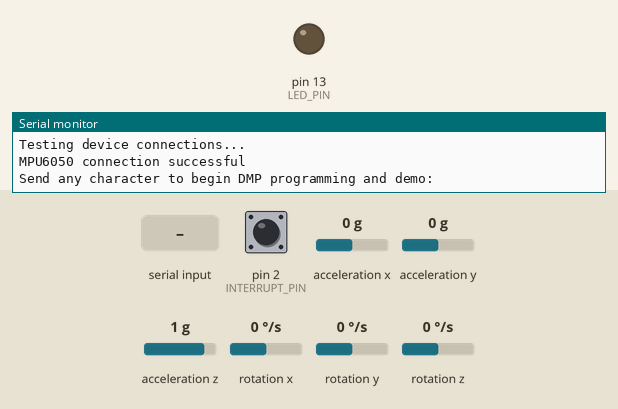
A sketch run on a simulated Arduino Leonardo, built with avr-gcc and run on an emulated ATmega32U4. Shown: output pins drawn as LEDs (lit = HIGH), the last lines printed to the serial monitor. The inputs (shaded band) are chosen by the test bench; at power-on: pin 2 (INTERRUPT_PIN) LOW, acceleration x 0 g, acceleration y 0 g, acceleration z 1 g, rotation x 0 °/s, rotation y 0 °/s, rotation z 0 °/s. The sensor or clock chip raises its interrupt line as the real part does.

Above: at 1.1 s.
1.2 s: "1\n" received over Serial
At 23.1 s:
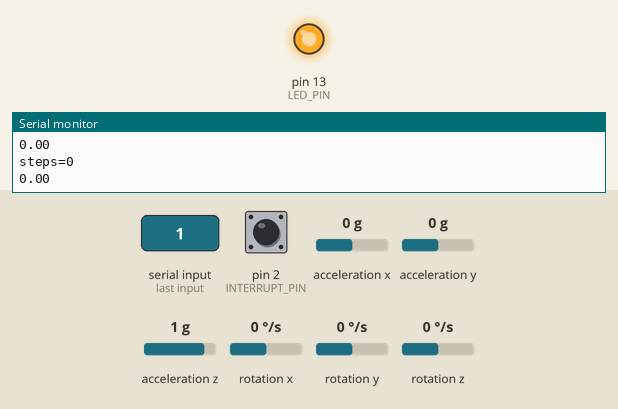
Timing chart, 0 to 23.6 s (numbered marks = the images above; inputs shaded):
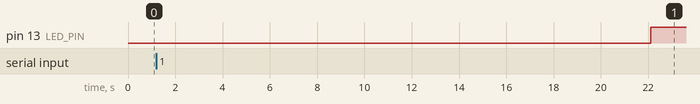

The sketch:

MPU6050_DMP6_com_podometro.ino
```cpp
// I2C device class (I2Cdev) demonstration Arduino sketch for MPU6050 class using DMP (MotionApps v2.0)
// 6/21/2012 by Jeff Rowberg <jeff@rowberg.net>
// Updates should (hopefully) always be available at https://github.com/jrowberg/i2cdevlib
//
// Changelog:
//      2019-07-08 - Added Auto Calibration and offset generator
//		   - and altered FIFO retrieval sequence to avoid using blocking code
//      2016-04-18 - Eliminated a potential infinite loop
//      2013-05-08 - added seamless Fastwire support
//                 - added note about gyro calibration
//      2012-06-21 - added note about Arduino 1.0.1 + Leonardo compatibility error
//      2012-06-20 - improved FIFO overflow handling and simplified read process
//      2012-06-19 - completely rearranged DMP initialization code and simplification
//      2012-06-13 - pull gyro and accel data from FIFO packet instead of reading directly
//      2012-06-09 - fix broken FIFO read sequence and change interrupt detection to RISING
//      2012-06-05 - add gravity-compensated initial reference frame acceleration output
//                 - add 3D math helper file to DMP6 example sketch
//                 - add Euler output and Yaw/Pitch/Roll output formats
//      2012-06-04 - remove accel offset clearing for better results (thanks Sungon Lee)
//      2012-06-01 - fixed gyro sensitivity to be 2000 deg/sec instead of 250
//      2012-05-30 - basic DMP initialization working

/* ============================================
I2Cdev device library code is placed under the MIT license
Copyright (c) 2012 Jeff Rowberg

Permission is hereby granted, free of charge, to any person obtaining a copy
of this software and associated documentation files (the "Software"), to deal
in the Software without restriction, including without limitation the rights
to use, copy, modify, merge, publish, distribute, sublicense, and/or sell
copies of the Software, and to permit persons to whom the Software is
furnished to do so, subject to the following conditions:

The above copyright notice and this permission notice shall be included in
all copies or substantial portions of the Software.

THE SOFTWARE IS PROVIDED "AS IS", WITHOUT WARRANTY OF ANY KIND, EXPRESS OR
IMPLIED, INCLUDING BUT NOT LIMITED TO THE WARRANTIES OF MERCHANTABILITY,
FITNESS FOR A PARTICULAR PURPOSE AND NONINFRINGEMENT. IN NO EVENT SHALL THE
AUTHORS OR COPYRIGHT HOLDERS BE LIABLE FOR ANY CLAIM, DAMAGES OR OTHER
LIABILITY, WHETHER IN AN ACTION OF CONTRACT, TORT OR OTHERWISE, ARISING FROM,
OUT OF OR IN CONNECTION WITH THE SOFTWARE OR THE USE OR OTHER DEALINGS IN
THE SOFTWARE.
===============================================
*/

// I2Cdev and MPU6050 must be installed as libraries, or else the .cpp/.h files
// for both classes must be in the include path of your project
#include "I2Cdev.h"

#include "MPU6050_6Axis_MotionApps20.h"
//#include "MPU6050.h" // not necessary if using MotionApps include file

// Arduino Wire library is required if I2Cdev I2CDEV_ARDUINO_WIRE implementation
// is used in I2Cdev.h
#if I2CDEV_IMPLEMENTATION == I2CDEV_ARDUINO_WIRE
    #include "Wire.h"
#endif

// class default I2C address is 0x68
// specific I2C addresses may be passed as a parameter here
// AD0 low = 0x68 (default for SparkFun breakout and InvenSense evaluation board)
// AD0 high = 0x69
MPU6050 mpu;
//MPU6050 mpu(0x69); // <-- use for AD0 high

/* =========================================================================
   NOTE: In addition to connection 3.3v, GND, SDA, and SCL, this sketch
   depends on the MPU-6050's INT pin being connected to the Arduino's
   external interrupt #0 pin. On the Arduino Uno and Mega 2560, this is
   digital I/O pin 2.
 * ========================================================================= */

/* =========================================================================
   NOTE: Arduino v1.0.1 with the Leonardo board generates a compile error
   when using Serial.write(buf, len). The Teapot output uses this method.
   The solution requires a modification to the Arduino USBAPI.h file, which
   is fortunately simple, but annoying. This will be fixed in the next IDE
   release. For more info, see these links:

   http://arduino.cc/forum/index.php/topic,109987.0.html
   http://code.google.com/p/arduino/issues/detail?id=958
 * ========================================================================= */


// uncomment "OUTPUT_READABLE_QUATERNION" if you want to see the actual
// quaternion components in a [w, x, y, z] format (not best for parsing
// on a remote host such as Processing or something though)
//#define OUTPUT_READABLE_QUATERNION

// uncomment "OUTPUT_READABLE_EULER" if you want to see Euler angles
// (in degrees) calculated from the quaternions coming from the FIFO.
// Note that Euler angles suffer from gimbal lock (for more info, see
// http://en.wikipedia.org/wiki/Gimbal_lock)
//#define OUTPUT_READABLE_EULER

// uncomment "OUTPUT_READABLE_YAWPITCHROLL" if you want to see the yaw/
// pitch/roll angles (in degrees) calculated from the quaternions coming
// from the FIFO. Note this also requires gravity vector calculations.
// Also note that yaw/pitch/roll angles suffer from gimbal lock (for
// more info, see: http://en.wikipedia.org/wiki/Gimbal_lock)
//#define OUTPUT_READABLE_YAWPITCHROLL

// uncomment "OUTPUT_READABLE_REALACCEL" if you want to see acceleration
// components with gravity removed. This acceleration reference frame is
// not compensated for orientation, so +X is always +X according to the
// sensor, just without the effects of gravity. If you want acceleration
// compensated for orientation, us OUTPUT_READABLE_WORLDACCEL instead.
//#define OUTPUT_READABLE_REALACCEL

// uncomment "OUTPUT_READABLE_WORLDACCEL" if you want to see acceleration
// components with gravity removed and adjusted for the world frame of
// reference (yaw is relative to initial orientation, since no magnetometer
// is present in this case). Could be quite handy in some cases.
//#define OUTPUT_READABLE_WORLDACCEL

// uncomment "OUTPUT_TEAPOT" if you want output that matches the
// format used for the InvenSense teapot demo
//#define OUTPUT_TEAPOT

// ESTA LINHA ATIVA O PODOMETRO
#define OUTPUT_PEDO


#define INTERRUPT_PIN 2  // use pin 2 on Arduino Uno & most boards
#define LED_PIN 13 // (Arduino is 13, Teensy is 11, Teensy++ is 6)
bool blinkState = false;

// MPU control/status vars
bool dmpReady = false;  // set true if DMP init was successful
uint8_t mpuIntStatus;   // holds actual interrupt status byte from MPU
uint8_t devStatus;      // return status after each device operation (0 = success, !0 = error)
uint16_t packetSize;    // expected DMP packet size (default is 42 bytes)
uint16_t fifoCount;     // count of all bytes currently in FIFO
uint8_t fifoBuffer[64]; // FIFO storage buffer

// orientation/motion vars
Quaternion q;           // [w, x, y, z]         quaternion container
VectorInt16 aa;         // [x, y, z]            accel sensor measurements
VectorInt16 aaReal;     // [x, y, z]            gravity-free accel sensor measurements
VectorInt16 aaWorld;    // [x, y, z]            world-frame accel sensor measurements
VectorFloat gravity;    // [x, y, z]            gravity vector
float euler[3];         // [psi, theta, phi]    Euler angle container
float ypr[3];           // [yaw, pitch, roll]   yaw/pitch/roll container and gravity vector

// packet structure for InvenSense teapot demo
uint8_t teapotPacket[14] = { '$', 0x02, 0,0, 0,0, 0,0, 0,0, 0x00, 0x00, '\r', '\n' };


float threshhold=80.0;

float xval[100]={0};
float yval[100]={0};
float zval[100]={0};
float xavg;
float yavg;
float zavg;
int steps,flag=0;
// ================================================================
// ===               INTERRUPT DETECTION ROUTINE                ===
// ================================================================

volatile bool mpuInterrupt = false;     // indicates whether MPU interrupt pin has gone high
void dmpDataReady() {
    mpuInterrupt = true;
}
// ================================================================
// ===               INTERRUPT DETECTION ROUTINE                ===
// ================================================================

void calibrate(){
  digitalWrite(2,HIGH);
  float sum=0;
  float sum1=0;
  float sum2=0;

  for (int i=0;i<100;i++){
  xval[i]=float(aaReal.x);
  sum=xval[i]+sum;
  }

  delay(100);
  xavg=sum/100.0;
  Serial.println(xavg);
  for (int j=0;j<100;j++){
  xval[j]=float(aaReal.x); //y?
  sum1=xval[j]+sum1;
  }

  yavg=sum1/100.0;
  Serial.println(yavg);
  delay(100);
  for (int i=0;i<100;i++){
  zval[i]=float(aaReal.z);
  sum2=zval[i]+sum2;
  }

  zavg=sum2/100.0;
  delay(100);
  Serial.println(zavg);
  digitalWrite(2,LOW);
}

// ================================================================
// ===                      INITIAL SETUP                       ===
// ================================================================

void setup() {

    //pinMode(INTERRUPT_PIN,OUTPUT);
     // pinMode(gnd,OUTPUT);
     //digitalWrite(INTERRUPT_PIN,HIGH);
     // digitalWrite(gnd,LOW);
     // pinMode(4,OUTPUT);
     calibrate();


    // join I2C bus (I2Cdev library doesn't do this automatically)
    #if I2CDEV_IMPLEMENTATION == I2CDEV_ARDUINO_WIRE
        Wire.begin();
        Wire.setClock(400000); // 400kHz I2C clock. Comment this line if having compilation difficulties
    #elif I2CDEV_IMPLEMENTATION == I2CDEV_BUILTIN_FASTWIRE
        Fastwire::setup(400, true);
    #endif

    // initialize serial communication
    // (115200 chosen because it is required for Teapot Demo output, but it's
    // really up to you depending on your project)
    Serial.begin(115200);
    while (!Serial); // wait for Leonardo enumeration, others continue immediately

    // NOTE: 8MHz or slower host processors, like the Teensy @ 3.3V or Arduino
    // Pro Mini running at 3.3V, cannot handle this baud rate reliably due to
    // the baud timing being too misaligned with processor ticks. You must use
    // 38400 or slower in these cases, or use some kind of external separate
    // crystal solution for the UART timer.

    // initialize device
    Serial.println(F("Initializing I2C devices..."));
    mpu.initialize();
    pinMode(INTERRUPT_PIN, INPUT);

    // verify connection
    Serial.println(F("Testing device connections..."));
    Serial.println(mpu.testConnection() ? F("MPU6050 connection successful") : F("MPU6050 connection failed"));

    // wait for ready
    Serial.println(F("\nSend any character to begin DMP programming and demo: "));
    while (Serial.available() && Serial.read()); // empty buffer
    while (!Serial.available());                 // wait for data
    while (Serial.available() && Serial.read()); // empty buffer again

    // load and configure the DMP
    Serial.println(F("Initializing DMP..."));
    devStatus = mpu.dmpInitialize();

    // supply your own gyro offsets here, scaled for min sensitivity
    mpu.setXGyroOffset(220);
    mpu.setYGyroOffset(76);
    mpu.setZGyroOffset(-85);
    mpu.setZAccelOffset(1788); // 1688 factory default for my test chip

    // make sure it worked (returns 0 if so)
    if (devStatus == 0) {
        // Calibration Time: generate offsets and calibrate our MPU6050
        mpu.CalibrateAccel(6);
        mpu.CalibrateGyro(6);
        mpu.PrintActiveOffsets();
        // turn on the DMP, now that it's ready
        Serial.println(F("Enabling DMP..."));
        mpu.setDMPEnabled(true);

        // enable Arduino interrupt detection
        Serial.print(F("Enabling interrupt detection (Arduino external interrupt "));
        Serial.print(digitalPinToInterrupt(INTERRUPT_PIN));
        Serial.println(F(")..."));
        attachInterrupt(digitalPinToInterrupt(INTERRUPT_PIN), dmpDataReady, RISING);
        mpuIntStatus = mpu.getIntStatus();

        // set our DMP Ready flag so the main loop() function knows it's okay to use it
        Serial.println(F("DMP ready! Waiting for first interrupt..."));
        dmpReady = true;

        // get expected DMP packet size for later comparison
        packetSize = mpu.dmpGetFIFOPacketSize();
    } else {
        // ERROR!
        // 1 = initial memory load failed
        // 2 = DMP configuration updates failed
        // (if it's going to break, usually the code will be 1)
        Serial.print(F("DMP Initialization failed (code "));
        Serial.print(devStatus);
        Serial.println(F(")"));
    }

    // configure LED for output
    pinMode(LED_PIN, OUTPUT);
}


// ================================================================
// ===                    MAIN PROGRAM LOOP                     ===
// ================================================================

void loop() {
    // if programming failed, don't try to do anything
    if (!dmpReady) return;

    // wait for MPU interrupt or extra packet(s) available
    while (!mpuInterrupt && fifoCount < packetSize) {
        if (mpuInterrupt && fifoCount < packetSize) {
          // try to get out of the infinite loop
          fifoCount = mpu.getFIFOCount();
        }
        // other program behavior stuff here
        // .
        // .
        // .
        // if you are really paranoid you can frequently test in between other
        // stuff to see if mpuInterrupt is true, and if so, "break;" from the
        // while() loop to immediately process the MPU data
        // .
        // .
        // .
    }

    // reset interrupt flag and get INT_STATUS byte
    mpuInterrupt = false;
    mpuIntStatus = mpu.getIntStatus();

    // get current FIFO count
    fifoCount = mpu.getFIFOCount();
	if(fifoCount < packetSize){
	        //Lets go back and wait for another interrupt. We shouldn't be here, we got an interrupt from another event
			// This is blocking so don't do it   while (fifoCount < packetSize) fifoCount = mpu.getFIFOCount();
	}
    // check for overflow (this should never happen unless our code is too inefficient)
    else if ((mpuIntStatus & _BV(MPU6050_INTERRUPT_FIFO_OFLOW_BIT)) || fifoCount >= 1024) {
        // reset so we can continue cleanly
        mpu.resetFIFO();
      //  fifoCount = mpu.getFIFOCount();  // will be zero after reset no need to ask
        Serial.println(F("FIFO overflow!"));

    // otherwise, check for DMP data ready interrupt (this should happen frequently)
    } else if (mpuIntStatus & _BV(MPU6050_INTERRUPT_DMP_INT_BIT)) {

        // read a packet from FIFO
	while(fifoCount >= packetSize){ // Lets catch up to NOW, someone is using the dreaded delay()!
		mpu.getFIFOBytes(fifoBuffer, packetSize);
		// track FIFO count here in case there is > 1 packet available
		// (this lets us immediately read more without waiting for an interrupt)
		fifoCount -= packetSize;
	}
        #ifdef OUTPUT_READABLE_QUATERNION
            // display quaternion values in easy matrix form: w x y z
            mpu.dmpGetQuaternion(&q, fifoBuffer);
            Serial.print("quat\t");
            Serial.print(q.w);
            Serial.print("\t");
            Serial.print(q.x);
            Serial.print("\t");
            Serial.print(q.y);
            Serial.print("\t");
            Serial.println(q.z);
        #endif

        #ifdef OUTPUT_READABLE_EULER
            // display Euler angles in degrees
            mpu.dmpGetQuaternion(&q, fifoBuffer);
            mpu.dmpGetEuler(euler, &q);
            Serial.print("euler\t");
            Serial.print(euler[0] * 180/M_PI);
            Serial.print("\t");
            Serial.print(euler[1] * 180/M_PI);
            Serial.print("\t");
            Serial.println(euler[2] * 180/M_PI);
        #endif

        #ifdef OUTPUT_READABLE_YAWPITCHROLL
            // display Euler angles in degrees
            mpu.dmpGetQuaternion(&q, fifoBuffer);
            mpu.dmpGetGravity(&gravity, &q);
            mpu.dmpGetYawPitchRoll(ypr, &q, &gravity);
            Serial.print("ypr\t");
            Serial.print(ypr[0] * 180/M_PI);
            Serial.print("\t");
            Serial.print(ypr[1] * 180/M_PI);
            Serial.print("\t");
            Serial.println(ypr[2] * 180/M_PI);
        #endif

        #ifdef OUTPUT_READABLE_REALACCEL
            // display real acceleration, adjusted to remove gravity
            mpu.dmpGetQuaternion(&q, fifoBuffer);
            mpu.dmpGetAccel(&aa, fifoBuffer);
            mpu.dmpGetGravity(&gravity, &q);
            mpu.dmpGetLinearAccel(&aaReal, &aa, &gravity);
            Serial.print("areal\t");
            Serial.print(aaReal.x);
            Serial.print("\t");
            Serial.print(aaReal.y);
            Serial.print("\t");
            Serial.println(aaReal.z);
        #endif

        #ifdef OUTPUT_READABLE_WORLDACCEL
            // display initial world-frame acceleration, adjusted to remove gravity
            // and rotated based on known orientation from quaternion
            mpu.dmpGetQuaternion(&q, fifoBuffer);
            mpu.dmpGetAccel(&aa, fifoBuffer);
            mpu.dmpGetGravity(&gravity, &q);
            mpu.dmpGetLinearAccel(&aaReal, &aa, &gravity);
            mpu.dmpGetLinearAccelInWorld(&aaWorld, &aaReal, &q);
            Serial.print("aworld\t");
            Serial.print(aaWorld.x);
            Serial.print("\t");
            Serial.print(aaWorld.y);
            Serial.print("\t");
            Serial.println(aaWorld.z);
        #endif

        #ifdef OUTPUT_TEAPOT
            // display quaternion values in InvenSense Teapot demo format:
            teapotPacket[2] = fifoBuffer[0];
            teapotPacket[3] = fifoBuffer[1];
            teapotPacket[4] = fifoBuffer[4];
            teapotPacket[5] = fifoBuffer[5];
            teapotPacket[6] = fifoBuffer[8];
            teapotPacket[7] = fifoBuffer[9];
            teapotPacket[8] = fifoBuffer[12];
            teapotPacket[9] = fifoBuffer[13];
            Serial.write(teapotPacket, 14);
            teapotPacket[11]++; // packetCount, loops at 0xFF on purpose
        #endif

        #ifdef OUTPUT_PEDO
         mpu.dmpGetQuaternion(&q, fifoBuffer);
            mpu.dmpGetAccel(&aa, fifoBuffer);
            mpu.dmpGetGravity(&gravity, &q);
            mpu.dmpGetLinearAccel(&aaReal, &aa, &gravity);
                int acc=0;
                float totvect[100]={0};
                float totave[100]={0};
               //float sum1,sum2,sum3=0;
                float xaccl[100]={0};
                float yaccl[100]={0};
                float zaccl[100]={0};
                 // float x,y,z;


                for (int i=0;i<100;i++){
                xaccl[i]=float(aaReal.x);
                delay(1);

                yaccl[i]=float(aaReal.y);
                delay(1);

                zaccl[i]=float(aaReal.z);
                delay(1);

                 totvect[i] = sqrt(((xaccl[i]-xavg)* (xaccl[i]-xavg))+ ((yaccl[i] - yavg)*(yaccl[i] - yavg)) + ((zval[i] - zavg)*(zval[i] - zavg)));
                 totave[i] = (totvect[i] + totvect[i-1]) / 2 ;
                 //acc=acc+totave[i];
                 Serial.println(totave[i]);
                 delay(200);

                //cal steps
                if (totave[i]>threshhold && flag==0){
                  steps=steps+1;
                  flag=1;
                } else if (totave[i] > threshhold && flag==1){
                 //faz nada
                } if (totave[i] <threshhold  && flag==1)
                  {flag=0;}
                  Serial.println('\n');
                  Serial.print("steps=");
                  Serial.println(steps);
                }
                //delay(1000);
         #endif

        // blink LED to indicate activity
        blinkState = !blinkState;
        digitalWrite(LED_PIN, blinkState);
    }
}
```

Measured:
- after the input at 1.2 s, pin 13 (LED_PIN): LOW → HIGH after 20.9 s
